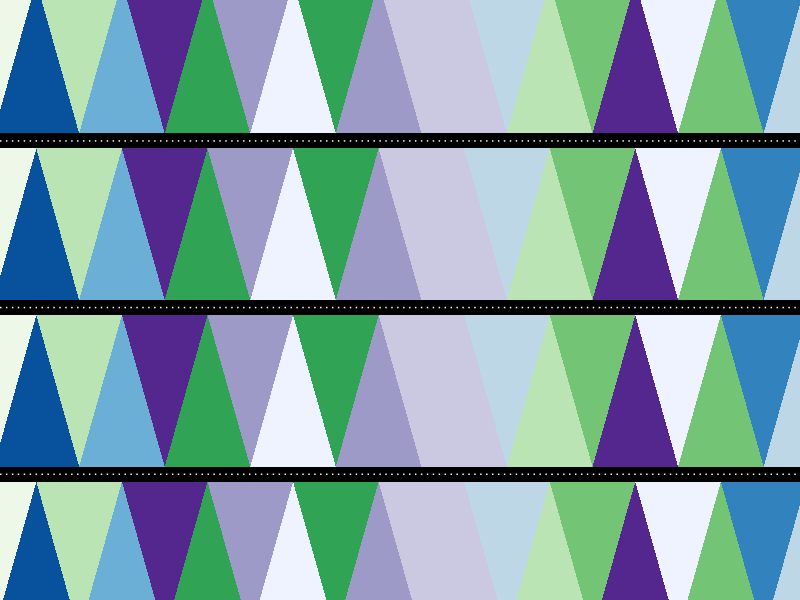

This figure's R source:
#Library Load-in 
library(tidyverse)

# We need to learn how to make a triangle?? IDK MAN I suck at geometry and trig====
n <- 20
xlimit <- 200


# Upright triangle=====
x1 <- seq(0,xlimit-n,n)
x2 <- seq(n,xlimit,n)
x3 <- (x1 + x2) / 2
y1 <- rep(n - n, length(x1))
y2 <- y1
y3 <- rep(n/2,length(x1))

x <- c(x1,x2,x3)
y <- c(y1,y2,y3)

# Color Randomizer===
Blues <- RColorBrewer::brewer.pal(5,"Blues")
Purples <- RColorBrewer::brewer.pal(5,"Purples")
Greens <- RColorBrewer::brewer.pal(5,"Greens")
Colors <- c(Blues,Purples,Greens)
Colors_ref_upright <- sample(Colors,length(x1))

# Upright traingle dataframe===
upright_triangles <- list()

for(i in seq_along(x1)){
  upright_triangles[[i]] <- tibble(
    x = c(x1[i],x2[i],x3[i]),
    y = c(y1[i],y2[i],y3[i]),
    group = Colors_ref_upright[i]
  )
}

# Reversed triangle=====
x1r <- seq(-n/2,xlimit-n/2,n)
x2r <- seq(n-n,xlimit,n)
x3r <- (x1r + n)
y1r <- rep(n/2, length(x1r))
y2r <- rep(n-n,length(x1r))
y3r <- y1r

xr <- c(x1r,x2r,x3r)
yr <- c(y1r,y2r,y3r)

Colors_ref_rev <- sample(Colors,length(x1r))

# reversed traingle dataframe===
reversed_triangles <- list()

for(i in seq_along(x1r)){
  reversed_triangles[[i]] <- tibble(
    x = c(x1r[i],x2r[i],x3r[i]),
    y = c(y1r[i],y2[i],y3r[i]),
    group = Colors_ref_rev[i]
  )
}



bottom_triangles <- bind_rows(upright_triangles)
top_triangles <- bind_rows(reversed_triangles)

bottom_triangles_2 <- bottom_triangles %>%
  mutate(y = y + 11)

bottom_triangles_3 <- bottom_triangles_2 %>%
  mutate(y = y + 11)

bottom_triangles_4 <- bottom_triangles_3 %>%
  mutate(y = y + 11)

top_triangles_2 <- top_triangles %>%
  mutate(y = y + 11)

top_triangles_3 <- top_triangles_2 %>%
  mutate(y = y + 11)

top_triangles_4 <- top_triangles_3 %>%
  mutate(y = y + 11)


# Testing out our basic triangle====
bottom_triangles %>%
  ggplot() +
  geom_hline(yintercept = 10.5, color = "#ffffff", linetype ="dotted")+
  geom_hline(yintercept = 10.5 + 11, color = "#ffffff", linetype ="dotted")+
  geom_hline(yintercept = 10.5 + 22, color = "#ffffff", linetype ="dotted")+
  geom_polygon(aes(x = x,
                   y = y,
                   group = group), 
               fill = bottom_triangles$group,
               color = NA,
               linetype = "dashed",
               size = .5) +
  coord_cartesian(ylim = c(4,40), xlim= c(10,180), clip = "off")+
  theme_void()+
  theme(plot.background = element_rect(fill = "#000000"))+
  layer(geom = "polygon",
        stat = "identity",
        position = "identity",
        data = top_triangles,
        mapping = aes(x = x,
                      y= y,
                      group = group),
        
        params = list(fill = top_triangles$group,
                      linetype = "dashed",
                      color = NA,
                      size = .5))+
  layer(geom = "polygon",
        stat = "identity",
        position = "identity",
        data = top_triangles_2,
        mapping = aes(x = x,
                      y= y,
                      group = group),
        
        params = list(fill = top_triangles_2$group,
                      linetype = "dashed",
                      color = NA,
                      size = .5))+
  layer(geom = "polygon",
        stat = "identity",
        position = "identity",
        data = top_triangles_3,
        mapping = aes(x = x,
                      y= y,
                      group = group),
        
        params = list(fill = top_triangles_3$group,
                      linetype = "dashed",
                      color = NA,
                      size = .5))+
  layer(geom = "polygon",
        stat = "identity",
        position = "identity",
        data = top_triangles_4,
        mapping = aes(x = x,
                      y= y,
                      group = group),
        
        params = list(fill = top_triangles_4$group,
                      linetype = "dashed",
                      color = NA,
                      size = .5))+
  layer(geom = "polygon",
        stat = "identity",
        position = "identity",
        data = bottom_triangles_2,
        mapping = aes(x = x,
                      y= y,
                      group = group),
        
        params = list(fill = bottom_triangles_2$group,
                      linetype = "dashed",
                      color = NA,
                      size = .5))+
  layer(geom = "polygon",
        stat = "identity",
        position = "identity",
        data = bottom_triangles_3,
        mapping = aes(x = x,
                      y= y,
                      group = group),
        
        params = list(fill = bottom_triangles_3$group,
                      linetype = "dashed",
                      color = NA,
                      size = .5))+
  layer(geom = "polygon",
        stat = "identity",
        position = "identity",
        data = bottom_triangles_4,
        mapping = aes(x = x,
                      y= y,
                      group = group),
        
        params = list(fill = bottom_triangles_4$group,
                      linetype = "dashed",
                      color = NA,
                      size = .5))
  